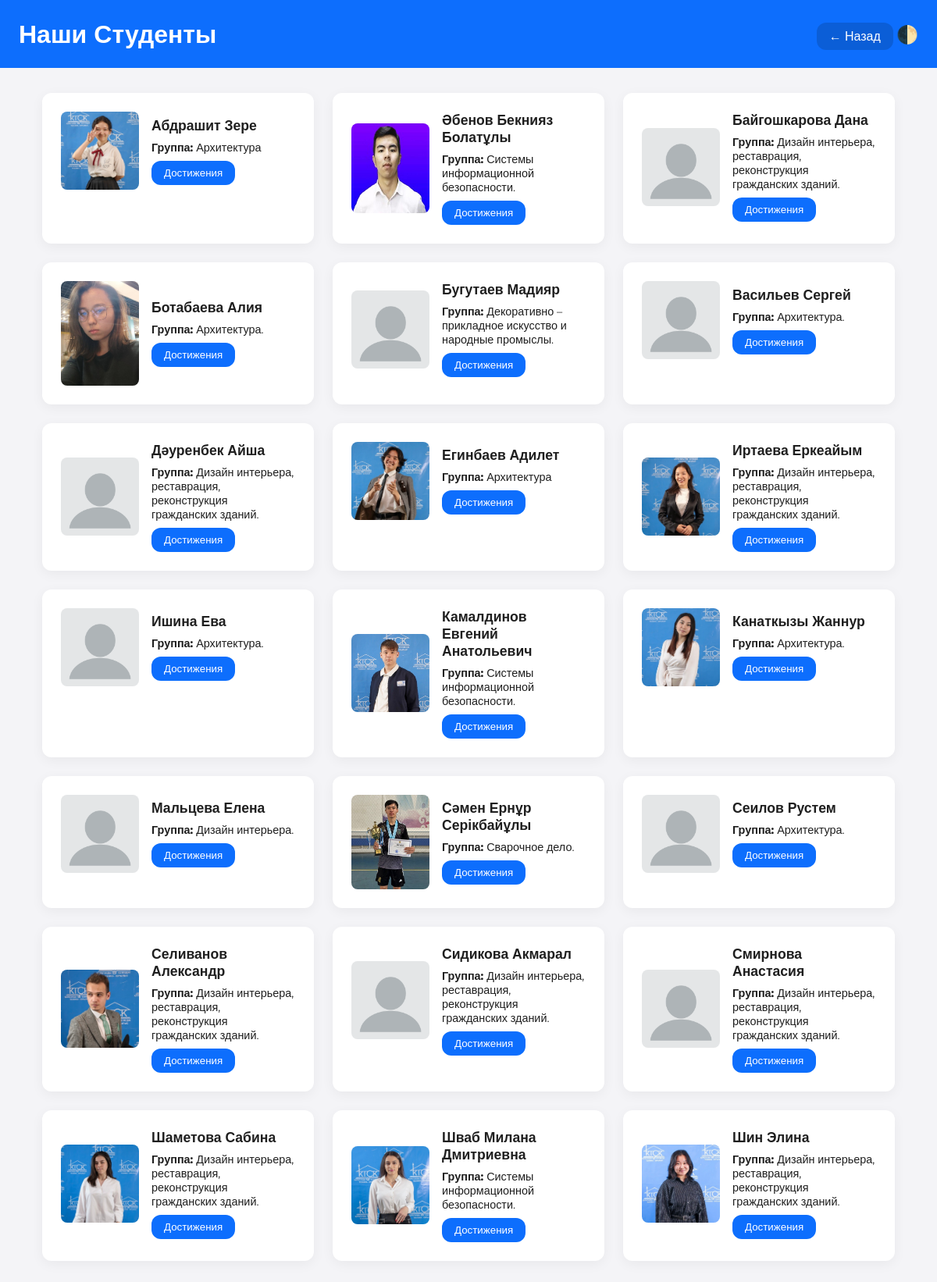
The app's page /pages/student.php with its own data.
### tables this page shows
CREATE TABLE `students` (
  `id` int NOT NULL,
  `name` varchar(255) NOT NULL,
  `group_name` varchar(255) NOT NULL,
  `achievements` json DEFAULT NULL,
  `image` varchar(255) DEFAULT NULL,
  `created_at` timestamp NULL DEFAULT CURRENT_TIMESTAMP,
  `updated_at` timestamp NULL DEFAULT CURRENT_TIMESTAMP ON UPDATE CURRENT_TIMESTAMP
);

### pages/student.php (the view, shortened to what this page needs)
<?php
include '../config.php';
$query_students = "SELECT * FROM students ORDER BY LOWER(name) ASC";
$result_students = mysqli_query($conn, $query_students);
?>
<!DOCTYPE html>
<html lang="ru">
<head>
</head>
<body>
    <header class="header">
        <div class="title">Наши Студенты</div>
        <div>
            <a href="../index.php" class="back">← Назад</a>
            <span class="theme-toggle" onclick="toggleTheme()">🌓</span>
        </div>
    </header>
    <main class="container">
        <div class="grid">
            <?php while ($student = mysqli_fetch_assoc($result_students)): ?>
                <div class="card">
                    <div class="card-content">
                        <img class="student-img" src="../admin/students/uploads/<?= $student['image'] ?>" alt="<?= htmlspecialchars($student['name']) ?>">
                        <div class="card-info">
                            <h3><?= htmlspecialchars($student['name']) ?></h3>
                            <p><strong>Группа:</strong> <?= htmlspecialchars($student['group_name'] ?? '—') ?></p>
                            <button class="button" onclick="openModal(<?= $student['id'] ?>)">Достижения</button>
                        </div>
                    </div>
                </div>
            <?php endwhile; ?>
        </div>
    </main>
</body>
</html>

### pages/student.php (style rules this page uses)
:root { --bg-color: #f4f4f7; --card-bg: #fff; --text-color: #1f1f1f; --primary: #0d6efd; --shadow: 0 4px 16px rgba(0, 0, 0, 0.05); --radius: 12px; }
body { margin: 0; background-color: var(--bg-color); color: var(--text-color); font-family: 'Montserrat', sans-serif; transition: all 0.3s ease; }
.container { max-width: 1100px; margin: auto; padding: 2rem 1rem; }
.header { background: var(--primary); padding: 1.5rem; color: #fff; display: flex; justify-content: space-between; align-items: center; flex-wrap: wrap; }
.title { font-size: 2rem; font-weight: 700; }
.back { color: #fff; text-decoration: none; background-color: rgba(0, 0, 0, 0.15); padding: 0.5rem 1rem; border-radius: var(--radius); transition: background-color 0.3s; }
.grid { display: flex; flex-wrap: wrap; gap: 1.5rem; justify-content: center; }
.card { background: var(--card-bg); box-shadow: var(--shadow); padding: 1.5rem; border-radius: var(--radius); flex: 0 1 300px; transition: transform 0.3s; }
.student-img { width: 100%; max-width: 100px; border-radius: 8px; object-fit: cover; }
.card-content { display: flex; gap: 1rem; align-items: center; }
.card-info h3 { margin: 0; font-size: 1.1rem; font-weight: 600; }
.card-info p { font-size: 0.9rem; margin: 0.5rem 0; }
.button { background-color: var(--primary); color: #fff; border: none; padding: 0.5rem 1rem; border-radius: var(--radius); cursor: pointer; transition: background-color 0.3s; }
.theme-toggle { cursor: pointer; font-size: 1.4rem; }

### records on screen
students: image (picture), name "Абдрашит Зере", group_name "Архитектура"
students: image (picture), name "Әбенов Бекнияз Болатұлы", group_name "Системы информационной безопасности."
students: image (placeholder picture), name "Байгошкарова Дана", group_name "Дизайн интерьера, реставрация, реконструкция гражданских зданий."
students: image (picture), name "Ботабаева Алия", group_name "Архитектура."
students: image (picture), name "Бугутаев Мадияр", group_name "Декоративно – прикладное искусство и народные промыслы."
students: image (picture), name "Васильев Сергей", group_name "Архитектура."
students: image (picture), name "Дәуренбек Айша", group_name "Дизайн интерьера, реставрация, реконструкция гражданских зданий."
students: image (picture), name "Егинбаев Адилет", group_name "Архитектура"
students: image (picture), name "Иртаева Еркеайым", group_name "Дизайн интерьера, реставрация, реконструкция гражданских зданий."
students: image (picture), name "Ишина Ева", group_name "Архитектура."
students: image (picture), name "Камалдинов Евгений Анатольевич", group_name "Системы информационной безопасности."
students: image (picture), name "Канаткызы Жаннур", group_name "Архитектура."
students: image (picture), name "Мальцева Елена", group_name "Дизайн интерьера."
students: image (picture), name "Сәмен Ернұр Серікбайұлы", group_name "Сварочное дело."
students: image (picture), name "Сеилов Рустем", group_name "Архитектура."
students: image (picture), name "Селиванов Александр", group_name "Дизайн интерьера, реставрация, реконструкция гражданских зданий."
students: image (placeholder picture), name "Сидикова Акмарал", group_name "Дизайн интерьера, реставрация, реконструкция гражданских зданий."
students: image (placeholder picture), name "Смирнова Анастасия", group_name "Дизайн интерьера, реставрация, реконструкция гражданских зданий."
students: image (picture), name "Шаметова Сабина", group_name "Дизайн интерьера, реставрация, реконструкция гражданских зданий."
students: image (picture), name "Шваб Милана Дмитриевна", group_name "Системы информационной безопасности."
students: image (picture), name "Шин Элина", group_name "Дизайн интерьера, реставрация, реконструкция гражданских зданий."
